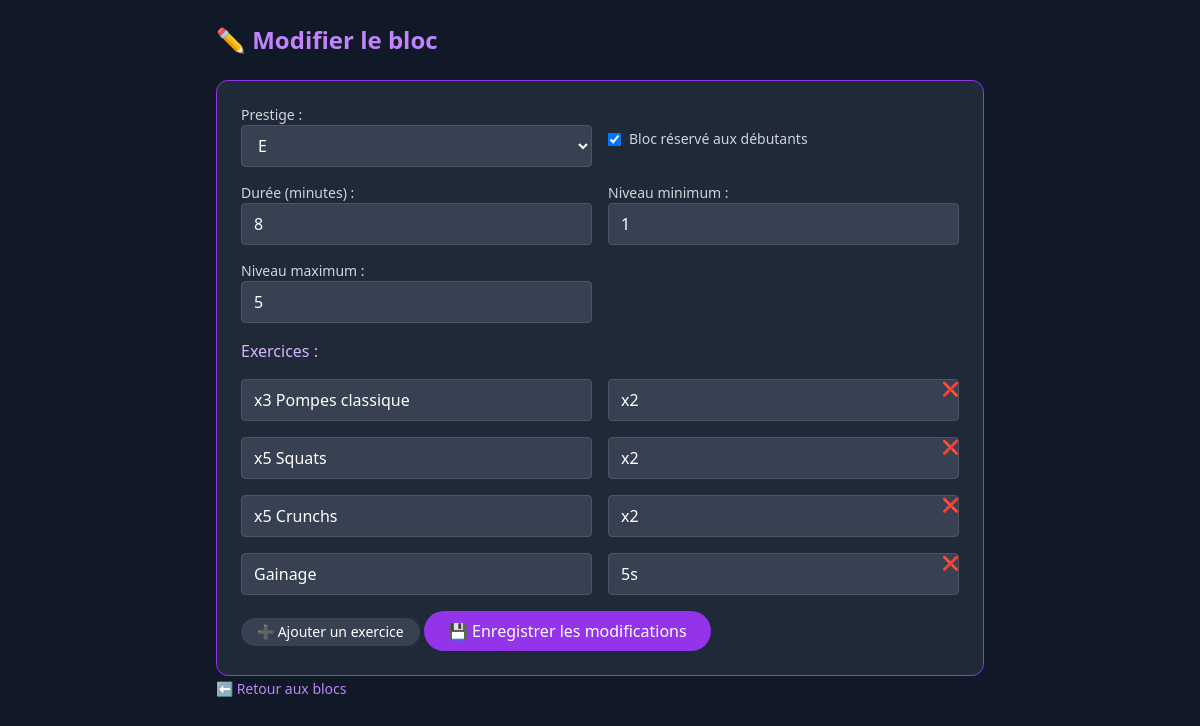
Screenshot of /admin/update_training.php?id=9 (signed in) with the database file from the repository.
### tables this page shows
CREATE TABLE `workout_blocks` (
  `id` int(11) NOT NULL,
  `level_min` int(11) NOT NULL,
  `level_max` int(11) NOT NULL,
  `duration_minutes` int(11) NOT NULL,
  `prestige_required` char(1) DEFAULT 'E',
  `profile_type` enum('débutant','amateur') DEFAULT 'débutant'
);

CREATE TABLE `workout_exercises` (
  `id` int(11) NOT NULL,
  `block_id` int(11) DEFAULT NULL,
  `name` varchar(100) NOT NULL,
  `repetitions` varchar(50) DEFAULT NULL
);

### admin/update_training.php (the view, shortened to what this page needs)
<?php
require_once '../includes/config.php';
$block_id = (int) $_GET['id'];
$stmt = $pdo->prepare("SELECT * FROM workout_blocks WHERE id = ?");
$stmt->execute([$block_id]);
$block = $stmt->fetch();
$stmt = $pdo->prepare("SELECT * FROM workout_exercises WHERE block_id = ?");
$stmt->execute([$block_id]);
$exercises = $stmt->fetchAll();
?>
<!DOCTYPE html>
<html lang="fr">
<head>
    <script src="https://cdn.tailwindcss.com"></script>
</head>
<body class="bg-gray-900 text-white min-h-screen p-6">
<div class="max-w-3xl mx-auto space-y-6">
    <h1 class="text-2xl font-bold text-purple-400">✏️ Modifier le bloc</h1>
    <form method="POST" class="space-y-4 bg-gray-800 p-6 rounded-xl border border-purple-600">
        <div class="grid grid-cols-1 sm:grid-cols-2 gap-4">
            <div>
                <label class="block text-sm text-gray-300">Prestige :</label>
                <select name="prestige_required" class="w-full bg-gray-700 text-white px-3 py-2 rounded border border-gray-600">
                    <?php foreach (['E','D','C','B','A','S','N'] as $p): ?>
                        <option value="<?= $p ?>" <?= $block['prestige_required'] === $p ? 'selected' : '' ?>><?= $p ?></option>
                    <?php endforeach; ?>
                </select>
            </div>
            <div>
                <label class="inline-flex items-center space-x-2 text-sm text-gray-300 mt-6">
                    <input type="checkbox" name="is_beginner" value="1" class="form-checkbox text-purple-600"
                        <?= $block['profile_type'] === 'débutant' ? 'checked' : '' ?>>
                    <span>Bloc réservé aux débutants</span>
                </label>
            </div>
            <div>
                <label class="block text-sm text-gray-300">Durée (minutes) :</label>
                <input type="number" name="duration_minutes" value="<?= $block['duration_minutes'] ?>" required
                       class="w-full bg-gray-700 text-white px-3 py-2 rounded border border-gray-600">
            </div>
            <div>
                <label class="block text-sm text-gray-300">Niveau minimum :</label>
                <input type="number" name="level_min" value="<?= $block['level_min'] ?>" required
                       class="w-full bg-gray-700 text-white px-3 py-2 rounded border border-gray-600">
            </div>
            <div>
                <label class="block text-sm text-gray-300">Niveau maximum :</label>
                <input type="number" name="level_max" value="<?= $block['level_max'] ?>" required
                       class="w-full bg-gray-700 text-white px-3 py-2 rounded border border-gray-600">
            </div>
        </div>
        <h3 class="text-purple-300 mt-6">Exercices :</h3>
        <div id="exercisesContainer" class="space-y-4">
            <?php foreach ($exercises as $i => $exo): ?>
                <div class="grid grid-cols-1 sm:grid-cols-2 gap-4 exercise-block relative">
                    <input type="text" name="exercises[<?= $i ?>][name]" value="<?= htmlspecialchars($exo['name']) ?>"
                           class="bg-gray-700 text-white px-3 py-2 rounded border border-gray-600" placeholder="Nom">
                    <input type="text" name="exercises[<?= $i ?>][repetitions]" value="<?= htmlspecialchars($exo['repetitions']) ?>"
                           class="bg-gray-700 text-white px-3 py-2 rounded border border-gray-600" placeholder="Répétitions">
                    <button type="button" class="absolute top-0 right-0 text-red-400 hover:text-red-600 text-sm"
                            onclick="this.parentElement.remove()">❌</button>
                </div>
            <?php endforeach; ?>
        </div>
        <button type="button" onclick="addExercise()"
                class="mt-2 bg-gray-700 hover:bg-gray-600 text-white text-sm px-4 py-1 rounded-full">
            ➕ Ajouter un exercice
        </button>
        <button type="submit"
                class="bg-purple-600 hover:bg-purple-700 text-white px-6 py-2 rounded-full mt-4">
            💾 Enregistrer les modifications
        </button>
    </form>
    <a href="workouts.php" class="text-purple-400 hover:underline text-sm">⬅️ Retour aux blocs</a>
</div>
</body>
</html>

### rows the page displays
workout_blocks: prestige_required "E", profile_type "☑", duration_minutes "8", level_min "1", level_max "5"
workout_exercises: name "x3 Pompes classique", repetitions "x2"
workout_exercises: name "x5 Squats", repetitions "x2"
workout_exercises: name "x5 Crunchs", repetitions "x2"
workout_exercises: name "Gainage", repetitions "5s"
